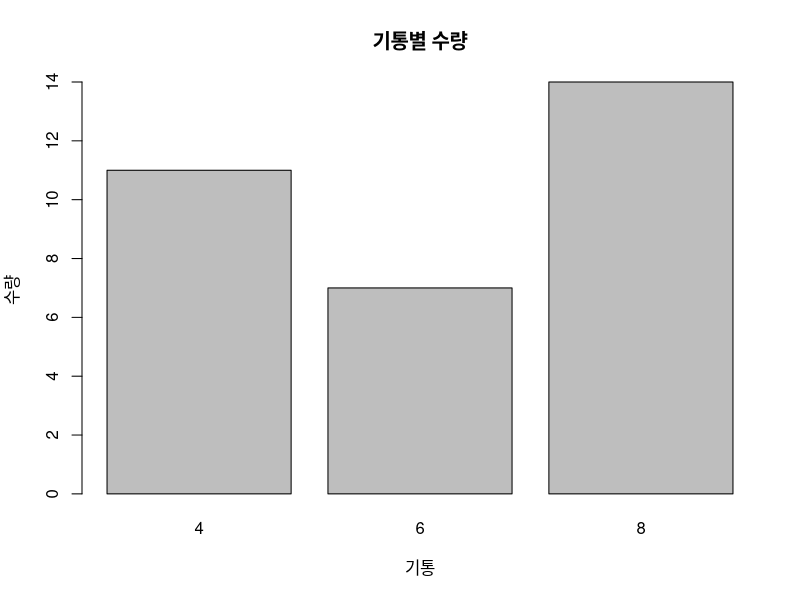
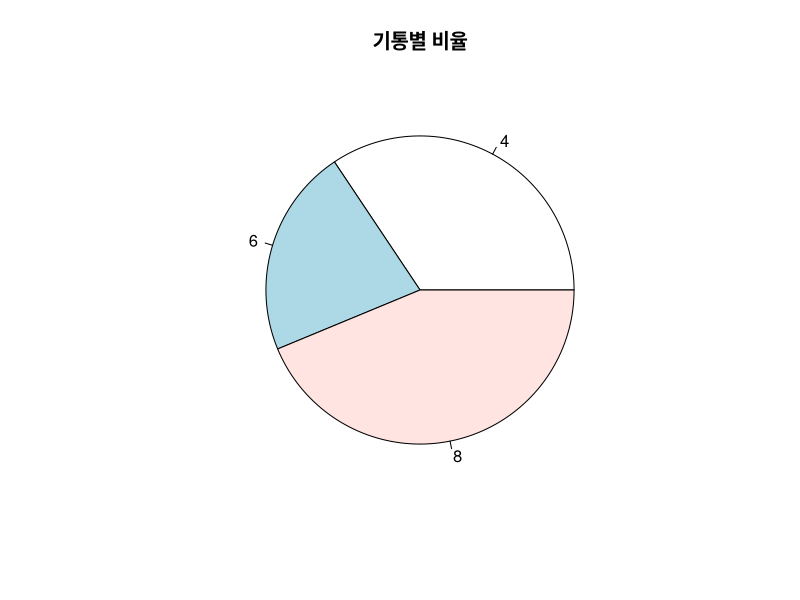
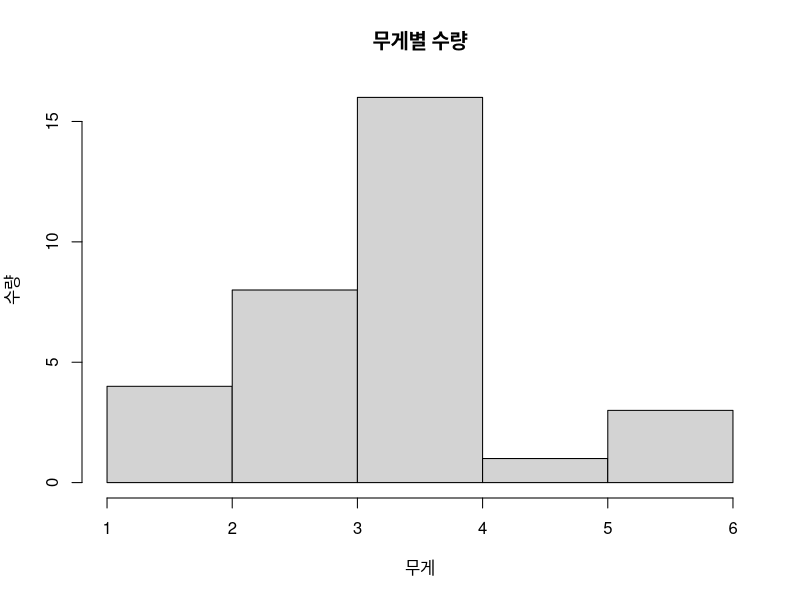
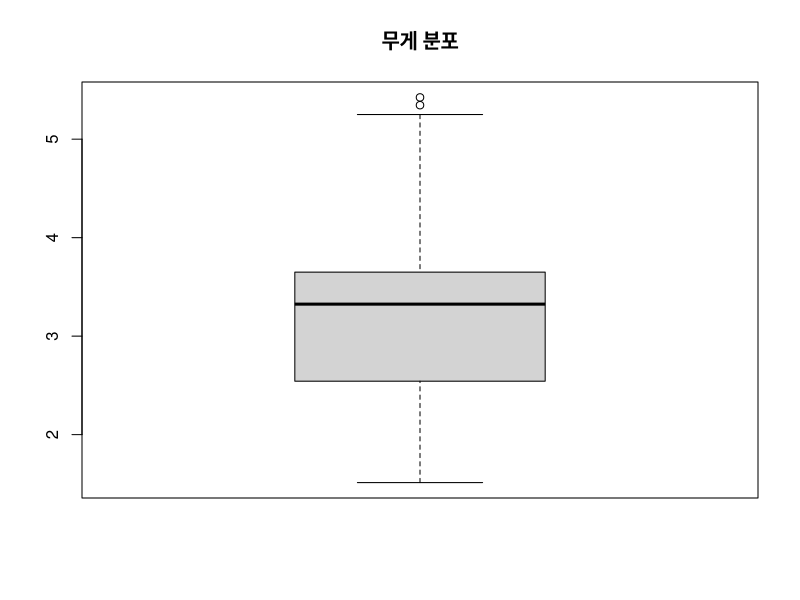
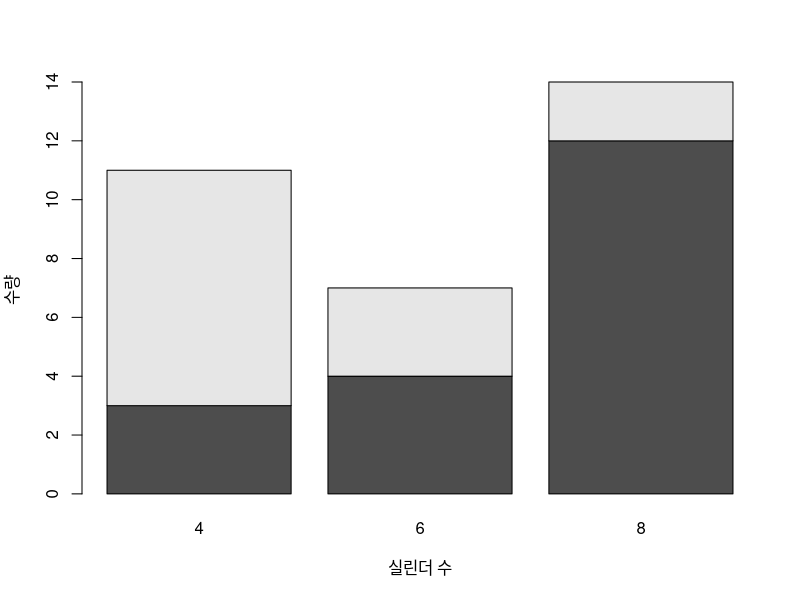
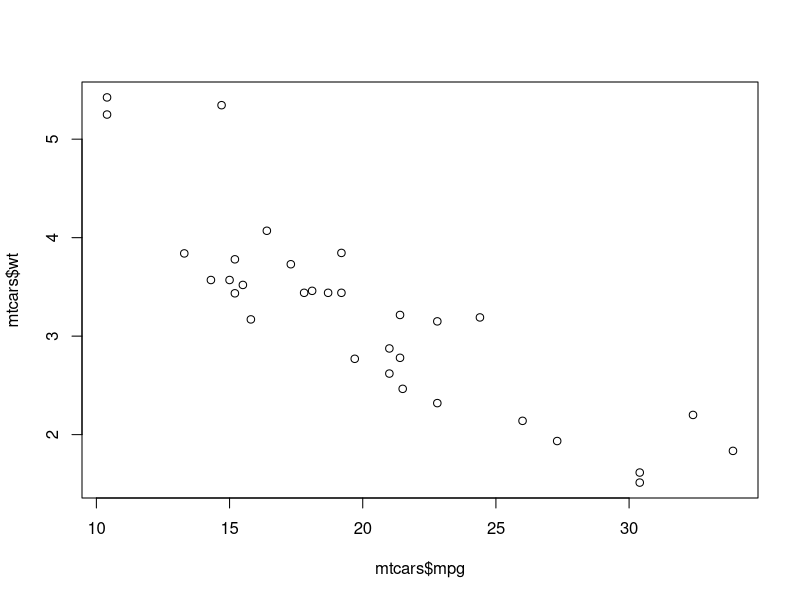
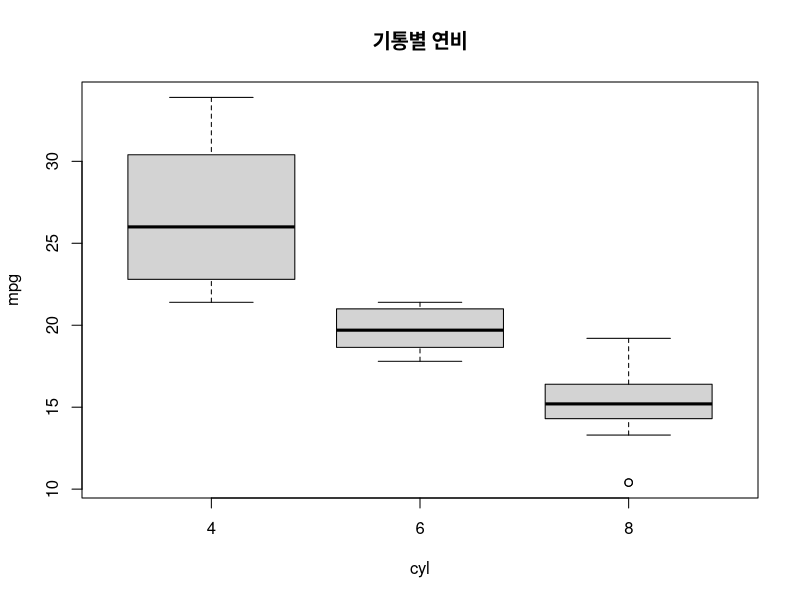

R code for these plots, in order:
comment = '
데이터 탐색 : 수집한 데이터를 분석하기 전에 그래프타 통계적인 방법을 이용하여 특징을 파악

개별 데이터 탐색 : 범주형 / 수치형일 경우로 나누어 탐색

범주형 데이터
- 명목 / 순위 척도
- 빈도수, 최빈값, 비율, 백분율
- 막대형 그래프(barplot)

수치형 데이터
- 등간 / 비율 척도
- 평균, 분산, 표준편차, 첨도, 왜도
- 박스 플롯, 히스토그램

1. 범주형 데이터
빈도수 탐색
table(x)
x : 범주형 데이터
'

#mtcars 데이터셋의 cyl(실린더 개수 변수)의 빈도수로서 4/6/8기통 별로 몇 개 인지 출력
table(mtcars$cyl)

summary(mtcars)

str(mtcars)

comment = '
백분율 및 비율 탐색
length(x)
x : 데이터
'

cnt <- table(mtcars$cyl)
total <- length(mtcars$cyl)
total
cnt / total

comment = '
시각화
범주형 데이터에 대한 개별데이터는 barplot / pie 함수를 통하여 시각화
'

cnt <- table(mtcars$cyl)
barplot(cnt, xlab = '기통', ylab = '수량', main = '기통별 수량')
pie(cnt, main = '기통별 비율')

comment = '
2. 수치형 데이터
요약 통계량
summary() : 요약 통계량 출력
head() : 데이터 앞부분 출력
tail() : 데이터 뒷부분 출력
str() : 데이터 속성 출력
View() : 뷰어 창에서 데이터 확인
dim() : 데이터의 차원 출력

summary 함수 : 최솟값, Q1, Q2, Q3, 최댓값을 구할 수 있음
summary(object)
object : 요약 통계량을 위한 객체
'

summary(mtcars$wt)

comment = '
head 함수 : 데이터의 앞부분을 출력
head(x, n)
x : 출력을 위한 객체
n : 출력할 데이터 개수(기본값은 6)
'

head(mtcars$wt)

comment = '
str 함수 : 데이터의 속성을 출력
str(object)
object : 데이터 속성 출력을 위한 객체
'

str(mtcars)

comment = '
개별 데이터의 시각화
히스토그램 / 박스플롯
'

#hist 함수를 이용하여 히스토그램 출력
wt_hist <- hist(mtcars$wt, breaks=5, xlab = '무게', ylab = '수량', main = '무게별 수량')
#boxplot 함수를 이용하여 박스플롯 출력
wt_box <- boxplot(mtcars$wt, main = '무게 분포')

comment = '
다차원 데이터 탐색 : 범주형-범주형 / 수치형-수치형 / 범주형-수치형

범주형-범주형
- 빈도수와 비율을 활용한 교차 빈도, 비율, 백분율 분석
- 시각화는 막대형 그래프(barplot)

수치형-수치형
- 산점도와 기울기를 통하여 변수 간의 상관성을 분석
- 상관성과 추세성 여부는 산점도를 이용하여 시각화
- 공분산을 통하여 방향성 파악
- 피어슨 상관 계수를 통하여 방향과 강도 파악

범주형-수치형
- 범주형 항목들을 그룹으로 간주, 각 그룹에 따라 수치형 변수의 기술 통계량 차이를 상호 비교
- 그룹 간 비교를 위하여 박스플롯을 이용하여 시각화

1. 범주형-범주형 데이터 탐색 : 빈도수와 비율을 활용
빈도수와 비율 탐색 - table
'

table(mtcars$am, mtcars$cyl)

#factor 함수를 이용하여 변속기어 변수(am) 값이 0이면 오토, 1이면 수동으로 명명
mtcars$label_am <- factor(mtcars$am, labels = c('automatic', 'manual'))

table(mtcars$label_am, mtcars$cyl)

comment = '
빈도수와 비율 탐색 - prop.table / addmargins
prop.table(x)
x : 표시하고자 하는 table형식의 데이터
addmargins(x, margin)
x : 표시하고자 하는 table / array 형식의 데이터
margin : 합계를 표시하려는 행 또는 열 지정
1 = 열의 합계
2 = 행의 합계
c(1, 2) = 열과 행 합계 모두 표시(기본값)
'

#100을 곱하는 이유는 % 표현으로 변경을 위함
prop_table <- prop.table(table(mtcars$label_am, mtcars$cyl)) * 100
prop_table
#round함수를 통해 소수 1번째 자리까지만 표현
addmargins(round(prop_table, digits=1))

comment = '
범주형-범주형 데이터는 주로 barplot으로 시각화
'

barplot(table(mtcars$am, mtcars$cyl), xlab = '실린더 수', ylab = '수량')

comment = '
2. 수치형-수치형 데이터 탐색
피어슨 상관 계수를 이용하여 변수간의 상관관계를 파악하고 산점도로 변수 간의 상관성을 시각화

상관관계 탐색
cor(x, y, method, ...)
x : 상관관계를 계산하기 위한 X에 해당하는 데이터
y : 상관관계를 계산하기 위한 Y에 해당하는 데이터
method : 상관 계수 종류 선택
pearson = 피어슨 상관계수(기본값)
spearman = 스피어만 상관계수
kendall = 켄달 순위 상관계수
'

cor_mpg_wt <- cor(mtcars$mpg, mtcars$wt)
#피어슨 상관계수 값이 -0.87 정도로 강한 음의 상관관계를 가짐
cor_mpg_wt
#실제로 시각화 하였을 때 음의 형태
plot(mtcars$mpg, mtcars$wt)

comment = '
3. 범주형-수치형 데이터 탐색
범주형 데이터 항목들을 그룹으로 간주하고 항목들에 관한 기술 통계량으로 데이터 탐색
시각화는 boxplot 이용

그룹 간 기술 통계량 분석
aggregate(formula, data, FUN, ...)
formula : y~x 형식의 공식
data : 분석 대상 데이터
FUN : 적용할 함수(mean, median 등)
'

aggregate(mpg~cyl, data = mtcars, FUN = mean)
boxplot(mpg~cyl, data = mtcars, main = '기통별 연비')